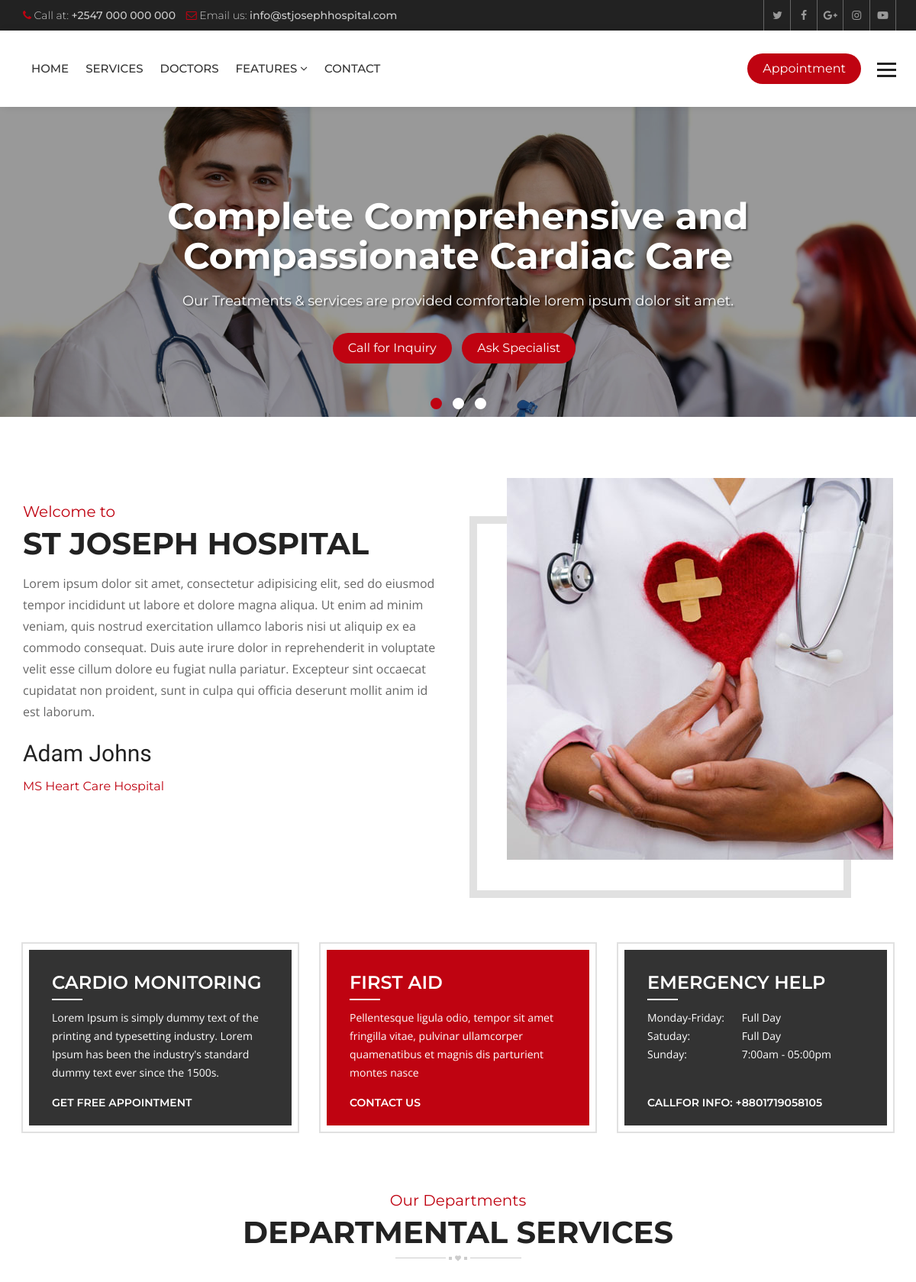
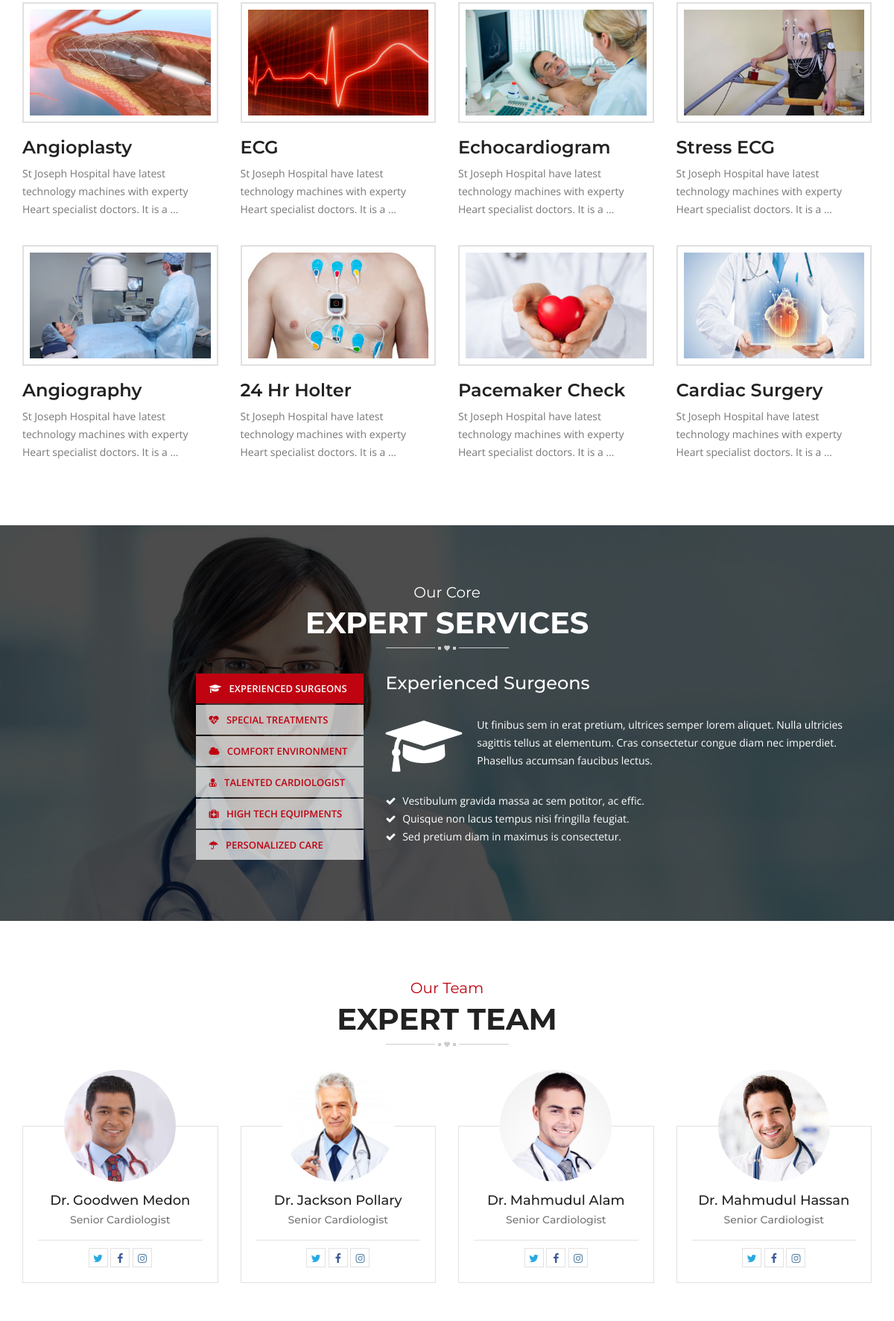
The page / (upper part) on the database its author committed (2 pictures, top to bottom).
### hospital/models.py (models this page shows, shortened)
class Slider(models.Model):
    caption = models.CharField(max_length=150)
    slogan = models.CharField(max_length=120)
    image = models.ImageField(upload_to='sliders/')
    class Meta:
        verbose_name_plural = 'Slider'

class Service(models.Model):
    title = models.CharField(max_length=120)
    description = models.TextField()
    items = models.ManyToManyField(to='Item',)
    thumbnail = models.ImageField(upload_to='services/')
    cover = models.ImageField(upload_to='services/')
    image1 = models.ImageField(upload_to='services/', blank=True, null=True)
    image2 = models.ImageField(upload_to='services/', blank=True, null=True)

class Doctor(models.Model):
    name = models.CharField(max_length=120)
    speciality = models.CharField(max_length=120)
    picture = models.ImageField(upload_to="doctors/")
    details = models.TextField()
    experience = models.TextField()
    expertize = models.ManyToManyField(to='Expertize', related_name='doctors')
    twitter = models.CharField(max_length=120, blank=True, null=True)
    facebook = models.CharField(max_length=120, blank=True, null=True)
    instagram = models.CharField(max_length=120, blank=True, null=True)

### hospital/views.py (the view)
# urls.py: path('', views.HomeView.as_view(), name='index'),
class HomeView(ListView):
    template_name = 'hospital/index.html'
    queryset = Service.objects.all()
    context_object_name = 'services'
    def get_context_data(self, **kwargs):
        context = super().get_context_data()
        context['sliders'] = Slider.objects.all()
        context['experts'] = Doctor.objects.all()
        return context

### hospital/context_processors.py (called while the page is built)
def footer_content(request):
    services = Service.objects.all()
    doctors = Doctor.objects.all()
    context = {
        'services': services,
        'doctors': doctors
    }
    return context

### templates/hospital/index.html (shortened to what this page needs)
{% extends 'base.html' %}
{% load static %}
{% block maincontent %}
<div class="main-content">
  <section class="welcome-section">
    <div class="container">
      <div class="row">
        <div class="welcome-box">
          <div class="col-md-6 col-sm-6">
            <div class="welcome-text">
              <div class="sectio-title-2"> <strong>Welcome to </strong>
                <h2>St Joseph Hospital</h2>
              </div>
              <p>Lorem ipsum dolor sit amet, consectetur adipisicing elit, sed do eiusmod tempor incididunt ut labore et dolore magna aliqua. Ut enim ad minim veniam, quis nostrud exercitation ullamco laboris nisi ut aliquip ex ea commodo consequat. Duis aute irure dolor in reprehenderit in voluptate velit esse cillum dolore eu fugiat nulla pariatur. Excepteur sint occaecat cupidatat non proident, sunt in culpa qui officia deserunt mollit anim id est laborum.</p>
              <strong class="signature">Adam Johns</strong>
              <h6 class="designation">MS Heart Care Hospital</h6>
            </div>
          </div>
          <div class="col-md-6 col-sm-6">
            <div class="welcome-img"> <img src="{% static 'heartcare/images/welcome.jpg' %}" alt=""> </div>
          </div>
        </div>
      </div>
    </div>
  </section>
  <section class="home-features">
    <div class="container">
      <div class="row">
        <div class="col-md-4 col-sm-4">
          <div class="features-box">
            <h3>Cardio Monitoring</h3>
            <p>Lorem Ipsum is simply dummy text of the printing and typesetting industry. Lorem Ipsum has been the
              industry's standard dummy text ever since the 1500s.</p>
            <a href="appointment.html">Get Free Appointment</a>
          </div>
        </div>
        <div class="col-md-4 col-sm-4">
          <div class="features-box selected">
            <h3>First Aid</h3>
            <p>Pellentesque ligula odio, tempor sit amet fringilla vitae, pulvinar ullamcorper quamenatibus et
              magnis dis parturient montes nasce</p>
            <a href="contact-2.html">Contact Us</a>
          </div>
        </div>
        <div class="col-md-4 col-sm-4">
          <div class="features-box">
            <h3>Emergency Help</h3>
            <p><span>Monday-Friday:</span> Full Day<br>
              <span>Satuday:</span> Full Day<br>
              <span>Sunday:</span> 7:00am - 05:00pm<br>
            </p>
            <a href="#">Callfor Info: +8801719058105</a>
          </div>
        </div>
      </div>
    </div>
  </section>
  <section class="home-services">
    <div class="container">
      <div class="row">
        <div class="col-md-12">
          <div class="section-title-3"> <strong>Our Departments</strong>
            <h2>Departmental Services</h2>
          </div>
        </div>
        <div class="col-md-12">
          <div class="service-style-1">
            <div class="row">
              {% for service in services %}
              <div class="col-md-3 col-sm-3">
                <div class="service-box">
                  <div class="ser-thumb">  <img src="{{ service.thumbnail.url }}"
                      alt="">
                  </div>
                  <div class="ser-content">
                    <h3><a href="{% url 'service_details' service.id %}">{{ service.title }}</a></h3>
                    <p>{{ service.description|truncatewords:15 }}</p>
                  </div>
                </div>
              </div>
              {% endfor %}
            </div>
          </div>
        </div>
      </div>
    </div>
  </section>
  <section class="heart-care-services">
    <div class="container">
      <div class="row">
        <div class="col-md-12">
          <div class="section-title-3 white"> <strong>Our Core</strong>
            <h2>Expert Services</h2>
          </div>
        </div>
        <div class="col-md-5 col-sm-5">
          <ul class="nav nav-tabs" role="tablist">
            <li role="presentation" class="active"><a href="#service-1" aria-controls="service-1" role="tab"
                data-toggle="tab"> <i class="fa fa-graduation-cap"></i> Experienced Surgeons</a></li>
            <li role="presentation"><a href="#service-2" aria-controls="service-2" role="tab" data-toggle="tab"> <i
                  class="fa fa-heartbeat"></i> Special Treatments</a></li>
            <li role="presentation"><a href="#service-3" aria-controls="service-3" role="tab" data-toggle="tab"> <i
                  class="fa fa-cloud"></i> Comfort Environment</a></li>
            <li role="presentation"><a href="#service-4" aria-controls="service-4" role="tab" data-toggle="tab"> <i
                  class="fa fa-user-md"></i> Talented Cardiologist</a></li>
            <li role="presentation"><a href="#service-5" aria-controls="service-5" role="tab" data-toggle="tab"> <i
                  class="fa fa-medkit"></i> High Tech Equipments</a></li>
            <li role="presentation"><a href="#service-6" aria-controls="service-6" role="tab" data-toggle="tab"> <i
                  class="fa fa-umbrella"></i> Personalized Care</a></li>
          </ul>
        </div>
        <div class="col-md-7 col-sm-7">
          <div class="tab-content">
            <div role="tabpanel" class="tab-pane active" id="service-1">
              <div class="ser-tab-text">
                <h3>Experienced Surgeons</h3>
                <p> <i class="fa fa-graduation-cap"></i> Ut finibus sem in erat pretium, ultrices semper lorem
                  aliquet. Nulla ultricies sagittis tellus at elementum. Cras consectetur congue diam nec imperdiet.
                  Phasellus accumsan faucibus lectus. </p>
                <ul>
                  <li><i class="fa fa-check"></i> Vestibulum gravida massa ac sem potitor, ac effic.</li>
                  <li><i class="fa fa-check"></i> Quisque non lacus tempus nisi fringilla feugiat.</li>
                  <li><i class="fa fa-check"></i> Sed pretium diam in maximus is consectetur.</li>
                </ul>
              </div>
            </div>
          </div>
        </div>
      </div>
    </div>
  </section>
  <section class="team">
    <div class="container">
      <div class="row">
        <div class="section-title-3"> <strong>Our Team</strong>
          <h2>Expert Team</h2>
        </div>
      </div>
      <div class="row">
        {% for doctor in experts|slice:':4' %}
        <div class="col-md-3 col-sm-6">
          <div class="team-box mb50">
            <div class="team-thumb">  <img src="{{ doctor.picture.url }}" alt=""></div>
            <div class="team-text">
              <h5><a href="{% url 'doctor_details' doctor.id %}">{{ doctor.name }}</a></h5>
              <strong>{{ doctor.speciality }}</strong>
              <ul class="team-social">
                {% if doctor.twitter %}
                <li><a class="tw" href="{{ doctor.twitter }}"><i class="fa fa-twitter" aria-hidden="true"></i></a></li>
                {% endif %}
                {% if doctor.facebook %}
                <li><a class="fb" href="{{ doctor.facebook }}"><i class="fa fa-facebook" aria-hidden="true"></i></a>
                </li>
                {% endif %}
                {% if doctor.instagram %}
                <li><a class="insta" href="{{ doctor.instagram }}"><i class="fa fa-instagram"
                      aria-hidden="true"></i></a></li>
                {% endif %}
              </ul>
            </div>
          </div>
        </div>
        {% endfor %}
      </div>
    </div>
  </section>
</div>
{% endblock maincontent %}

### templates/partials/_slider.html
{% load static %}
<div class="main-slider">
    <div id="main-slider" class="owl-carousel owl-theme">
      {% for slider in sliders %}
      <div class="item">
          <div class="slide-caption slide-2">
            <div class="container">
              <h1>{{ slider.caption }}</h1>
              <p>{{ slider.slogan }}</p>
              <a class="btn-1" href="#">Call for Inquiry</a> <a class="btn-1" href="#">Ask Specialist</a>
            </div>
          </div>
          <span class="simg"><img src="{{ slider.image.url }}" alt=""></span>
        </div>
      {% endfor %}
    </div>
  </div>

### heartcare/static/heartcare/css/color.css (style rules this page uses)
.site-header .navbar-default .navbar-nav > li > a:hover, .site-header .navbar-default .navbar-nav > .active > a, .site-header .navbar-default .navbar-nav > .active > a:focus, .site-header .navbar-default .navbar-nav > .active > a:hover, .site-header .navbar-default .navbar-nav > .open > a, .site-header .navbar-default .navbar-nav > .open > a:focus, .site-header .navbar-default .navbar-nav > .open > a:hover, .main-slider .owl-theme .owl-dots .owl-dot.active span, .main-slider .owl-theme .owl-dots .owl-dot:hover span, .site-header .navbar-nav > li > a.appoint, .site-header .navbar-nav > li > a.nav-search, .btn-1, .site-header .dropdown-menu > li > a:after, .app-form input[type="submit"], .header-style-two .nav-area, .learn-more, .play:hover, .cp-tabs .nav-tabs > li.active > a, .cp-tabs .nav-tabs > li.active > a:focus, .cp-tabs .nav-tabs > li.active > a:hover, .site-header .head-search .btn.btn-default, .main-slider .owl-theme .owl-dots .owl-dot.active span, .main-slider .owl-theme .owl-dots .owl-dot:hover span, .service-box-2:after, .Heart-box:hover .v-icon, .Heart-box:hover .v-text, .post-date, .team-two .team-social li a, .team-two .team-box .team-text:after, .book-appointment-widget a, .cp-pagination .pagination > li > a:hover, .cp-pagination .pagination > li > span:hover, .book-app, .submit-btn, .news-thumb .date, .newsletter-form button, .news-detail blockquote, .comment-form input[type="submit"], .pro-hover a, .review-form input[type="submit"], .related-products .owl-dots .owl-dot.active span, .related-products .owl-dots .owl-dot:hover span, .heart-care-services .nav-tabs>li.active>a, .heart-care-services .nav-tabs>li.active>a:focus, .heart-care-services .nav-tabs>li.active>a:hover, .heart-care-services .nav-tabs>li>a:hover, .services-nav h3, .site-header .dropdown-menu > li > a:hover, .features-box:hover, .features-box.selected, .footer .widget .rm, .home-testimonials .owl-theme .owl-dots .owl-dot.active span, .home-testimonials .owl-theme .owl-dots .owl-dot:hover span { background: #bf0311; }
.top-bar li .fa, .top-social a:hover, .view, .services-list .service h3 a:hover, .service-style-1 .service-box .ser-content h3 a:hover, .faqs .panel-default > .panel-heading h4 a, .faqs .panel-default > .panel-heading a::after, .team-text h5 a:hover, .section-title-3 strong, .post-text > h5 a:hover, .read-more:hover, .widget address .icon, .footer .widget a:hover, .footer-cr p strong, .footer-social a:hover, .post-meta li, .post-meta li:after, .post-meta li a, .header-service-area .icon, .header-service-area strong, .section-title-1 strong, .section-title-1 h2, .sectio-title-2 strong, .welcome-text .designation, .Heart-box .v-icon, .phone-icon, .services-nav .side-nav li:hover a, .services-nav .side-nav li.active a, .gallery-thumb .hover-info a, .archives li:before, .search-form button, .date-time, .right-404 strong, .prices, .review .fa, .login-social li, .login-social li a, .heart-care-services .nav-tabs>li>a { color: #bf0311; }

### rows shown on the page
Slider: caption "Complete Comprehensive and Compassionate Cardiac Care", slogan "Our Treatments & services are provided comfortable lorem ipsum dolor sit amet.", image (picture)
Service: thumbnail (picture), title "Angioplasty", description "St Joseph Hospital have latest technology machines with experty Heart specialist doctors. It is a …"
Service: thumbnail (picture), title "ECG", description "St Joseph Hospital have latest technology machines with experty Heart specialist doctors. It is a …"
Service: thumbnail (picture), title "Echocardiogram", description "St Joseph Hospital have latest technology machines with experty Heart specialist doctors. It is a …"
Service: thumbnail (picture), title "Stress ECG", description "St Joseph Hospital have latest technology machines with experty Heart specialist doctors. It is a …"
Service: thumbnail (picture), title "Angiography", description "St Joseph Hospital have latest technology machines with experty Heart specialist doctors. It is a …"
Service: thumbnail (picture), title "24 Hr Holter", description "St Joseph Hospital have latest technology machines with experty Heart specialist doctors. It is a …"
Service: thumbnail (picture), title "Pacemaker Check", description "St Joseph Hospital have latest technology machines with experty Heart specialist doctors. It is a …"
Service: thumbnail (picture), title "Cardiac Surgery", description "St Joseph Hospital have latest technology machines with experty Heart specialist doctors. It is a …"
Doctor: picture (picture), name "Dr. Goodwen Medon", speciality "Senior Cardiologist"
Doctor: picture (picture), name "Dr. Jackson Pollary", speciality "Senior Cardiologist"
Doctor: picture (picture), name "Dr. Mahmudul Alam", speciality "Senior Cardiologist"
Doctor: picture (picture), name "Dr. Mahmudul Hassan", speciality "Senior Cardiologist"
